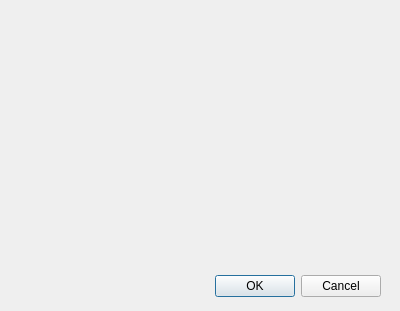
<?xml version="1.0" encoding="UTF-8"?>
<ui version="4.0">
 <class>Dialog</class>
 <widget class="QDialog" name="Dialog">
  <property name="geometry">
   <rect>
    <x>0</x>
    <y>0</y>
    <width>400</width>
    <height>311</height>
   </rect>
  </property>
  <property name="windowTitle">
   <string>测试窗口</string>
  </property>
  <widget class="QDialogButtonBox" name="buttonBox">
   <property name="geometry">
    <rect>
     <x>40</x>
     <y>270</y>
     <width>341</width>
     <height>32</height>
    </rect>
   </property>
   <property name="orientation">
    <enum>Qt::Horizontal</enum>
   </property>
   <property name="standardButtons">
    <set>QDialogButtonBox::Cancel|QDialogButtonBox::Ok</set>
   </property>
  </widget>
 </widget>
 <resources/>
 <connections>
  <connection>
   <sender>buttonBox</sender>
   <signal>accepted()</signal>
   <receiver>Dialog</receiver>
   <slot>accept()</slot>
   <hints>
    <hint type="sourcelabel">
     <x>248</x>
     <y>254</y>
    </hint>
    <hint type="destinationlabel">
     <x>157</x>
     <y>274</y>
    </hint>
   </hints>
  </connection>
  <connection>
   <sender>buttonBox</sender>
   <signal>rejected()</signal>
   <receiver>Dialog</receiver>
   <slot>reject()</slot>
   <hints>
    <hint type="sourcelabel">
     <x>316</x>
     <y>260</y>
    </hint>
    <hint type="destinationlabel">
     <x>286</x>
     <y>274</y>
    </hint>
   </hints>
  </connection>
 </connections>
</ui>
